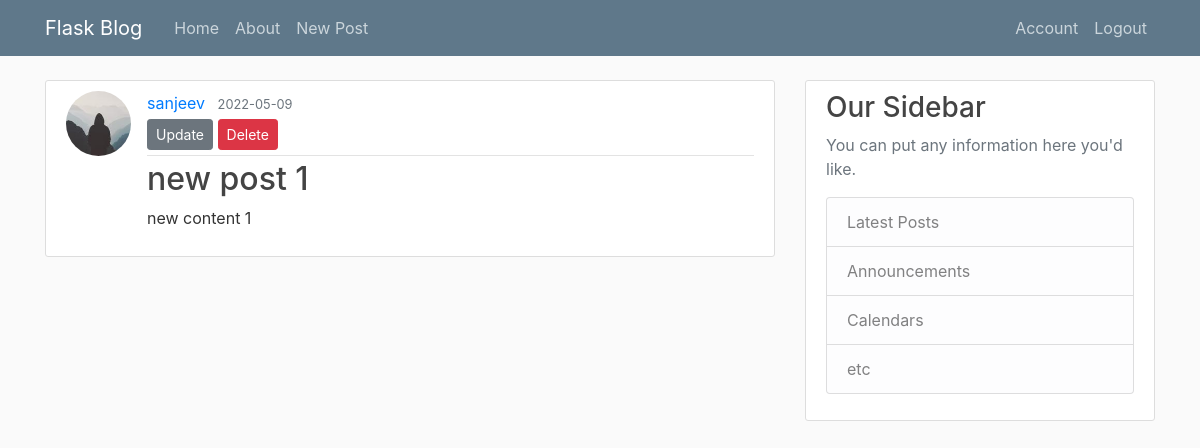
The app's page /post/2 (signed in) with its own data.
### flaskblog/models.py (models this page shows, shortened)
class User(db.Model, UserMixin):
    id = db.Column(db.Integer, primary_key=True)
    username = db.Column(db.String(20), unique=True, nullable=False)
    email = db.Column(db.String(120), unique=True, nullable=False)
    image_file = db.Column(db.String(20), nullable=False,
                           default="default.jpg")
    password = db.Column(db.String(60), nullable=False)
    posts = db.relationship("Post", backref="author", lazy=True)

class Post(db.Model):
    id = db.Column(db.Integer, primary_key=True)
    title = db.Column(db.String(120), nullable=False)
    content = db.Column(db.Text, nullable=False,)
    date_posted = db.Column(db.DateTime, nullable=False, default=datetime.utcnow)
    user_id = db.Column(db.Integer, db.ForeignKey("user.id"), nullable=False)

### flaskblog/routes.py (the view)
@app.route("/post/<int:post_id>")
@login_required
def post(post_id):
    post = Post.query.get_or_404(post_id)
    return render_template("post.html", title="Post", post=post)

### flaskblog/models.py (called while the page is built)
@login_manager.user_loader
def load_user(user_id):
    return User.query.get(user_id)

### flaskblog/templates/post.html (shortened to what this page needs)
{% extends "layout.html" %} {% block title %} {{ title }} {% endblock title %}
{% block content %}
<article class="media content-section">
    <img class="rounded-circle article-img" src={{ url_for("static", filename="profile_pic/" + post.author.image_file )
        }}>
    <div class="media-body">
        <div class="article-metadata">
            <a class="mr-2" href="#">{{ post.author.username }}</a>
            <small class="text-muted">{{ post.date_posted.strftime('%Y-%m-%d') }}</small>
            {% if post.author.username == current_user.username %}
            <div>
                <a class="btn btn-secondary btn-sm mt-1 mb-1" href="{{ url_for('update_post', post_id=post.id) }}">
                    Update</a>
                <button type="button" class="btn btn-sm btn-danger" data-toggle="modal" data-target="#deleteModal">
                    Delete
                </button>
            </div>
            {% endif %}
        </div>
        <h2><a class="article-title" href="#">{{ post.title }}</a></h2>
        <p class="article-content">{{ post.content }}</p>
    </div>
</article>
{% endblock content %}

### flaskblog/static/main.css (style rules this page uses)
body { background: #fafafa; color: #333333; margin-top: 5rem; }
h1, h2, h3, h4, h5, h6 { color: #444444; }
.content-section { background: #ffffff; padding: 10px 20px; border: 1px solid #dddddd; border-radius: 3px; margin-bottom: 20px; }
.article-title { color: #444444; }
.article-content { white-space: pre-line; }
.article-img { height: 65px; width: 65px; margin-right: 16px; }
.article-metadata { padding-bottom: 1px; margin-bottom: 4px; border-bottom: 1px solid #e3e3e3 }

### records on screen
User: image_file (picture), author.username "sanjeev"
Post: date_posted "2022-05-09", title "new post 1", content "new content 1"
